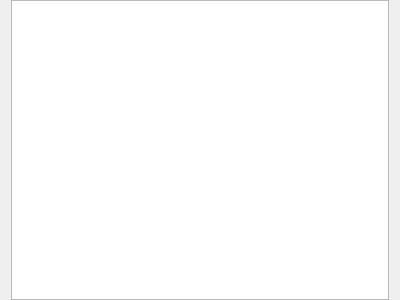
<?xml version="1.0" encoding="UTF-8"?>
<ui version="4.0">
 <class>ChatBox</class>
 <widget class="QWidget" name="ChatBox">
  <property name="geometry">
   <rect>
    <x>0</x>
    <y>0</y>
    <width>400</width>
    <height>300</height>
   </rect>
  </property>
  <property name="windowTitle">
   <string>Form</string>
  </property>
  <layout class="QVBoxLayout" name="verticalLayout">
   <property name="topMargin">
    <number>0</number>
   </property>
   <property name="bottomMargin">
    <number>0</number>
   </property>
   <item>
    <widget class="QPlainTextEdit" name="chatBox"/>
   </item>
  </layout>
 </widget>
 <resources/>
 <connections/>
</ui>
